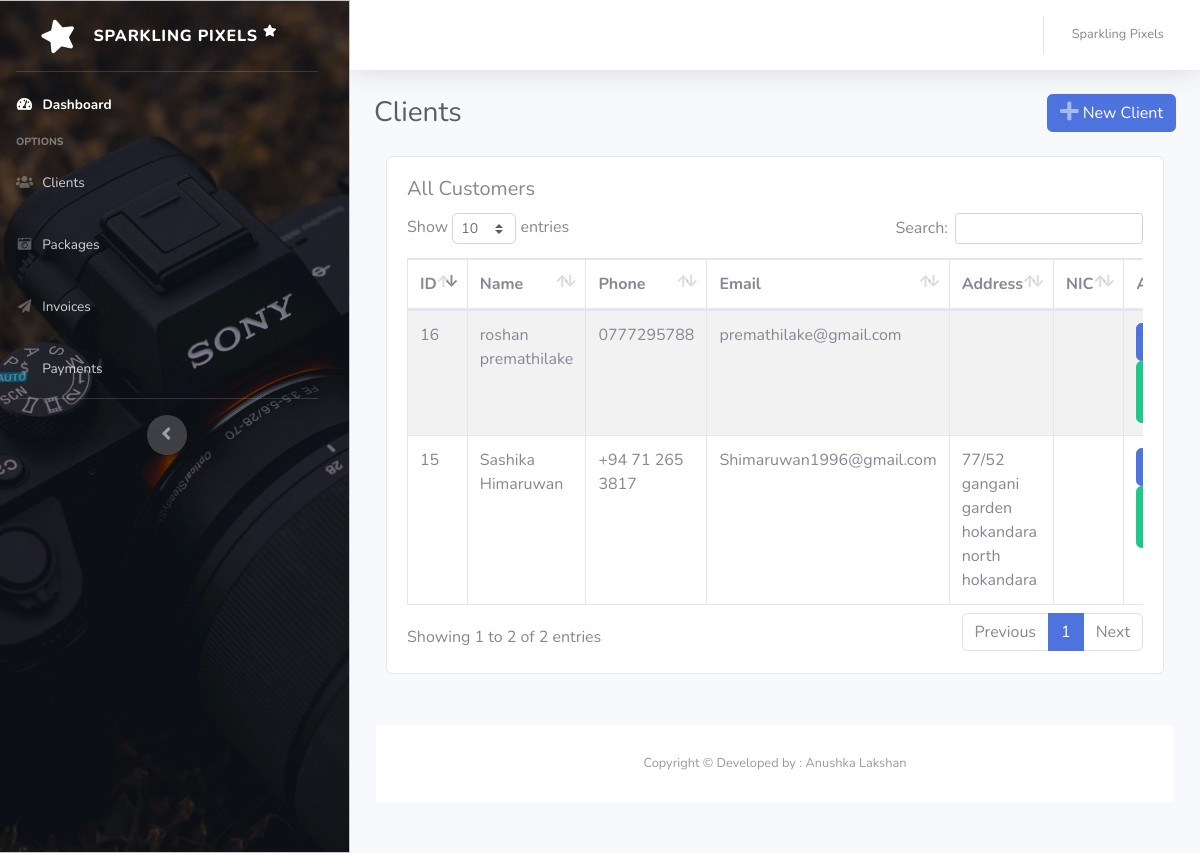
The page /?page=Clients on the database its author committed.
### tables this page shows
CREATE TABLE Clients (
    id INTEGER PRIMARY KEY AUTOINCREMENT,
    Name TEXT NOT NULL,
    Phone TEXT,
    Email TEXT,
    Address TEXT,
    NIC TEXT
);

### app/controllers/index.php (called while the page is built, shortened)
<?php
include("app/views/index.view.php");

### app/init.php (called while the page is built, shortened)
<?php
include("app/core/Database.php");
include("app/router.php");

### index.php (called while the page is built, shortened)
<?php
include("./app/init.php");

### app/core/Database.php (called while the page is built, shortened)
<?php
class Database
{
    public static $con;
    private static $instance = null;
    public function __construct()
    {
        try {
            $string = DB_TYPE . ":" . DB_file;
            self::$con = new PDO($string);
        } catch (PDOException $e) {
            die($e->getMessage());
        }
    }
    public static function getInstance()
    {
        if (self::$instance === null) {
            self::$instance = new Database();
        }
        return self::$instance;
    }
    public function read($query, $data = array())
    {
        $statement = self::$con->prepare($query);
        $result = $statement->execute($data);
        if ($result) {
            $data = $statement->fetchAll(PDO::FETCH_ASSOC);
            if (is_array($data)) {
                return $data;
            }
        }
        return false;
    }
}

### app/models/Client.model.php (called while the page is built, shortened)
<?php
class Client
{
    public static function get_all()
    {
        $DB = Database::getInstance();
        return $DB->read("select * from Clients order by id desc");
    }
}

### app/views/pages/Clients.view.php (the view)
<div class="d-sm-flex align-items-center justify-content-between mb-4">
    <h1 class="h3 mb-0 text-gray-800">Clients</h1>
    <a href="<?= BASE_URL ?>?page=addClient" class="d-inline-block btn btn-md btn-primary shadow-md"><i class="fas fa-plus fa-lg text-white-50"></i> New Client</a>
</div>
<div class="row">
    <?php
    include "app/models/Client.model.php";
    $client = new Client();
    $tableData = $client::get_all();
    ?>
    <div class="container-fluid">
        <div class="card">
            <div class="card-body">
                <h5 class="card-title">All Customers</h5>
                <div class="table-responsive">
                    <table id="DataTable" class="table table-striped table-bordered">
                        <thead>
                            <tr>
                                <th>ID</th>
                                <th>Name</th>
                                <th>Phone</th>
                                <th>Email</th>
                                <th>Address</th>
                                <th>NIC</th>
                                <th>Actions</th>
                            </tr>
                        </thead>
                        <tbody>
                            <?php
                            foreach ($tableData as $key => $value) {
                                echo "<tr>";
                                echo "<td>" . $value['id'] . "</td>";
                                echo "<td>" . $value['Name'] . "</td>";
                                echo "<td>" . $value['Phone'] . "</td>";
                                echo "<td>" . $value['Email'] . "</td>";
                                echo "<td>" . $value['Address'] . "</td>";
                                echo "<td>" . $value['NIC'] . "</td>";
                                echo "<td>
                                    <a class='btn btn-primary' href='?page=viewClient&id=" . $value['id'] . "'>Select</a>
                                    <a class='btn btn-success' href='?page=newInvoice&C_id=" . $value['id'] . "'>New Invoice</a>
                                  </td>";
                                echo "</tr>";
                            }
                            ?>
                        </tbody>
                    </table>
                </div>
            </div>
        </div>
    </div>
</div>

### assets/css/CKstyles.css (style rules this page uses)
:root { --ck-sample-base-spacing: 2em; --ck-sample-color-white: #fff; --ck-sample-color-green: #279863; --ck-sample-color-blue: #1a9aef; --ck-sample-container-width: 1285px; --ck-sample-sidebar-width: 350px; --ck-sample-editor-min-height: 400px; --ck-sample-editor-z-index: 10; }
body, html { padding: 0; margin: 0; font-family: sans-serif, Arial, Verdana, "Trebuchet MS", "Apple Color Emoji", "Segoe UI Emoji", "Segoe UI Symbol"; font-size: 16px; line-height: 1.5; }
body { height: 100%; color: #2D3A4A; }
a { color: #38A5EE; }
.row { display: flex; position: relative; }
.btn { cursor: pointer; padding: 8px 16px; font-size: 1rem; user-select: none; border-radius: 4px; transition: color .2s ease-in-out,background-color .2s ease-in-out,border-color .2s ease-in-out,opacity .2s ease-in-out; background-color: var(--ck-sample-color-button-blue); border-color: var(--ck-sample-color-button-blue); color: var(--ck-sample-color-white); display: inline-block; }

### rows shown on the page
clients: id "16", Name "roshan premathilake", Phone "0777295788", Email "premathilake@gmail.com"
clients: id "15", Name "Sashika Himaruwan", Phone "+94 71 265 3817", Email "Shimaruwan1996@gmail.com", Address "77/52 gangani garden hokandara north hokandara"
